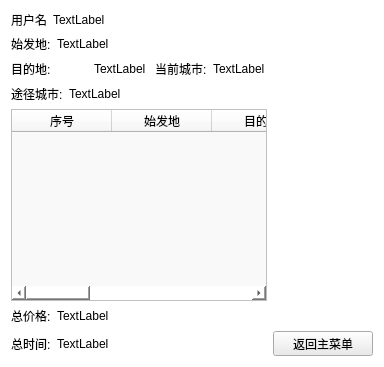
     <widget class="QWidget" name="StatePage">
      <property name="styleSheet">
       <string notr="true">background-color: rgb(255, 255, 255);
</string>
      </property>
      <layout class="QGridLayout" name="gridLayout_8">
       <item row="0" column="0">
        <layout class="QHBoxLayout" name="horizontalLayout_3" stretch="1,10">
         <item>
          <widget class="QLabel" name="state_user_name_label">
           <property name="text">
            <string>用户名</string>
           </property>
          </widget>
         </item>
         <item>
          <widget class="QLabel" name="state_user_name_content">
           <property name="text">
            <string>TextLabel</string>
           </property>
          </widget>
         </item>
        </layout>
       </item>
       <item row="1" column="0">
        <layout class="QHBoxLayout" name="horizontalLayout_5" stretch="1,10">
         <item>
          <widget class="QLabel" name="state_start_city_label">
           <property name="text">
            <string>始发地:</string>
           </property>
          </widget>
         </item>
         <item>
          <widget class="QLabel" name="state_start_city_content">
           <property name="text">
            <string>TextLabel</string>
           </property>
          </widget>
         </item>
        </layout>
       </item>
       <item row="2" column="0">
        <layout class="QHBoxLayout" name="horizontalLayout_6" stretch="1,0,10,1,10">
         <item>
          <widget class="QLabel" name="state_target_city_label">
           <property name="text">
            <string>目的地:</string>
           </property>
          </widget>
         </item>
         <item>
          <spacer name="horizontalSpacer_3">
           <property name="orientation">
            <enum>Qt::Horizontal</enum>
           </property>
           <property name="sizeType">
            <enum>QSizePolicy::Fixed</enum>
           </property>
           <property name="sizeHint" stdset="0">
            <size>
             <width>37</width>
             <height>20</height>
            </size>
           </property>
          </spacer>
         </item>
         <item>
          <widget class="QLabel" name="state_target_city_content">
           <property name="text">
            <string>TextLabel</string>
           </property>
          </widget>
         </item>
         <item>
          <widget class="QLabel" name="state_position_label">
           <property name="text">
            <string>当前城市:</string>
           </property>
          </widget>
         </item>
         <item>
          <widget class="QLabel" name="state_position_content">
           <property name="text">
            <string>TextLabel</string>
           </property>
          </widget>
         </item>
        </layout>
       </item>
       <item row="3" column="0">
        <layout class="QHBoxLayout" name="horizontalLayout_7" stretch="1,10">
         <item>
          <widget class="QLabel" name="state_pass_label">
           <property name="text">
            <string>途径城市:</string>
           </property>
          </widget>
         </item>
         <item>
          <widget class="QLabel" name="state_pass_content">
           <property name="text">
            <string>TextLabel</string>
           </property>
          </widget>
         </item>
        </layout>
       </item>
       <item row="4" column="0">
        <widget class="QTableWidget" name="stateTableWidget">
         <property name="styleSheet">
          <string notr="true">background-color: rgb(249, 249, 249);
border-color: rgb(0, 0, 0);</string>
         </property>
         <property name="sortingEnabled">
          <bool>true</bool>
         </property>
         <attribute name="verticalHeaderVisible">
          <bool>false</bool>
         </attribute>
         <column>
          <property name="text">
           <string>序号</string>
          </property>
         </column>
         <column>
          <property name="text">
           <string>始发地</string>
          </property>
         </column>
         <column>
          <property name="text">
           <string>目的地</string>
          </property>
         </column>
         <column>
          <property name="text">
           <string>方式</string>
          </property>
         </column>
         <column>
          <property name="text">
           <string>出发时间</string>
          </property>
         </column>
         <column>
          <property name="text">
           <string>结束时间</string>
          </property>
         </column>
         <column>
          <property name="text">
           <string>价格</string>
          </property>
         </column>
        </widget>
       </item>
       <item row="5" column="0">
        <layout class="QHBoxLayout" name="horizontalLayout_8" stretch="1,10">
         <item>
          <widget class="QLabel" name="state_price_label">
           <property name="text">
            <string>总价格:</string>
           </property>
          </widget>
         </item>
         <item>
          <widget class="QLabel" name="state_price_content">
           <property name="text">
            <string>TextLabel</string>
           </property>
          </widget>
         </item>
        </layout>
       </item>
       <item row="6" column="0">
        <layout class="QHBoxLayout" name="horizontalLayout_9" stretch="1,10">
         <property name="leftMargin">
          <number>0</number>
         </property>
         <item>
          <widget class="QLabel" name="state_time_label">
           <property name="text">
            <string>总时间:</string>
           </property>
          </widget>
         </item>
         <item>
          <widget class="QLabel" name="state_time_content">
           <property name="text">
            <string>TextLabel</string>
           </property>
          </widget>
         </item>
        </layout>
       </item>
       <item row="6" column="1">
        <widget class="QPushButton" name="StatePageToMenuButton">
         <property name="sizePolicy">
          <sizepolicy hsizetype="Maximum" vsizetype="Maximum">
           <horstretch>0</horstretch>
           <verstretch>0</verstretch>
          </sizepolicy>
         </property>
         <property name="minimumSize">
          <size>
           <width>100</width>
           <height>25</height>
          </size>
         </property>
         <property name="maximumSize">
          <size>
           <width>100</width>
           <height>25</height>
          </size>
         </property>
         <property name="styleSheet">
          <string notr="true">background-color: rgb(235, 235, 235)</string>
         </property>
         <property name="text">
          <string>返回主菜单</string>
         </property>
         <property name="iconSize">
          <size>
           <width>20</width>
           <height>20</height>
          </size>
         </property>
        </widget>
       </item>
      </layout>
     </widget>
